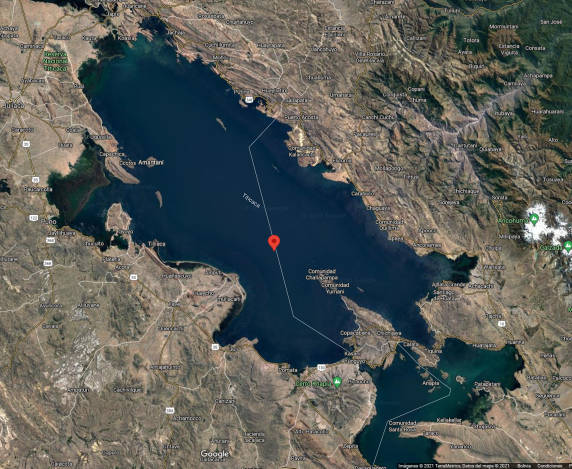
#> input picture lago.png, 1144 x 937 px (shown at 1/2 size)
$ python imag.py
#> lines starting #> are read from the running program, lines starting #| are printed output that depends on the picture; after the words box and inside, x2 and y2 are one past the last pixel; in counts of white or black regions, pixels touching at a corner belong together
# -*- coding: utf-8 -*-
"""
Created on Thu May 20 14:02:58 2021

@author: CEMGAR
"""

import cv2 as cv
import numpy as np
from matplotlib import pyplot as plt

def bordes(imagen):
    M, N = imagen.shape
    #Roberts
    #Kh=([-1, 0], [0, 1])
    #Kv=([0, 1], [-1, 0])

    #   SOBEL
    #Kh=([-1, 0, 1], [-2, 0, 2], [-1, 0, 1])
    #Kv=([-1, -2, -1], [0, 0, 0], [1, 2, 1])
    #Prewit
    Kh=([-1, 0, 1], [-1, 0, 1], [-1, 0, 1])
    Kv=([-1, -1, -1], [0, 0, 0], [1, 1, 1])

    # 10 x 10
   #Kh=([-1, 0, 0, 0, 0, 0, 0, 0, 0, 1], [-1, 0, 0, 0, 0, 0, 0, 0, 0, 1], [-1, 0, 0, 0, 0, 0, 0, 0, 0, 1], [-1, 0, 0, 0, 0, 0, 0, 0, 0, 1], [-1, 0, 0, 0, 0, 0, 0, 0, 0, 1],
   #     [-1, 0, 0, 0, 0, 0, 0, 0, 0, 1], [-1, 0, 0, 0, 0, 0, 0, 0, 0, 1], [-1, 0, 0, 0, 0, 0, 0, 0, 0, 1], [-1, 0, 0, 0, 0, 0, 0, 0, 0, 1], [-1, 0, 0, 0, 0, 0, 0, 0, 0, 1], )
   # Kv=([-1, -1, -1 -1, -1, -1 -1, -1, -1, -1], [0, 0, 0, 0, 0, 0, 0, 0, 0, 0], [0, 0, 0, 0, 0, 0, 0, 0, 0, 0] , [0, 0, 0, 0, 0, 0, 0, 0, 0, 0] , [0, 0, 0, 0, 0, 0, 0, 0, 0, 0],
   #     [0, 0, 0, 0, 0, 0, 0, 0, 0, 0], [0, 0, 0, 0, 0, 0, 0, 0, 0, 0] , [0, 0, 0, 0, 0, 0, 0, 0, 0, 0] , [0, 0, 0, 0, 0, 0, 0, 0, 0, 0], [1, 1, 1, 1, 1, 1, 1, 1, 1, 1])
    x=0
    while(x < M):
        y=0
        while(y < N):
            sx=mulMatriz(imagen, x, y, Kh)
            sy=mulMatriz(imagen, x, y, Kv)

            gx=int(pow((1/(len(Kh)*len(Kv)))*sx,2))
            gy=int(pow((1/(len(Kh)*len(Kv)))*sy,2))
            g=int(pow((gx+gy),1/2))
            imagen[x,y]=g
            y+=1
        x+=1
    plt.imshow(imagen,'gray')
    cv.imwrite('resultado.jpg', imagen)

def mulMatriz(imagen,x,y,mascara):
    s=0
    i=0
    l=len(mascara)
    while(i < l):
        j=0
        while(j < l):
            try:
                s+=imagen[x+i,y+j]*mascara[i][j]
            except:
                s+=0
            j+=1
        i+=1
    return s

img = cv.imread('lago.png',0)
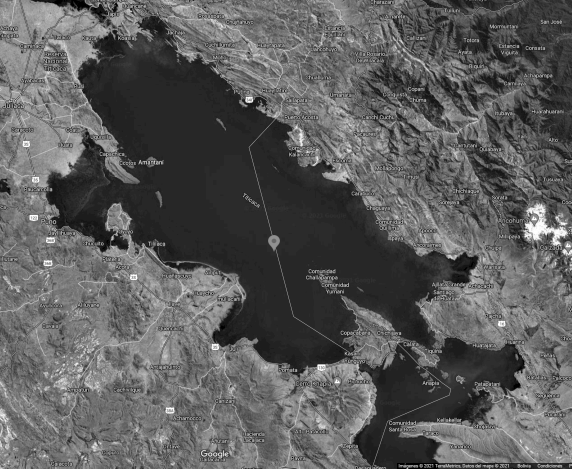
#> img: shape (937, 1144) (shown at 1/2 size); min 0, max 255, mean 92.3
img = img[600:800,720:920]
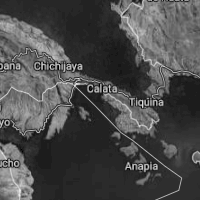
#> img: shape (200, 200); min 0, max 236, mean 75.2
ret,img = cv.threshold(img,127,255,cv.THRESH_BINARY)
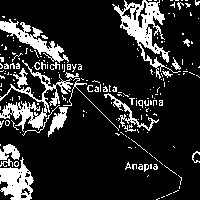
#> img: shape (200, 200); 16.9% white; 208 white regions (185 under 20 px), largest, box (x1, y1, x2, y2) and area: (112, 0, 181, 79) 1437, (0, 60, 73, 136) 1207, (0, 19, 69, 63) 858
#cv.imshow('win',img)
bordes(img)
#> after the loop in bordes, `while(x < M):`:
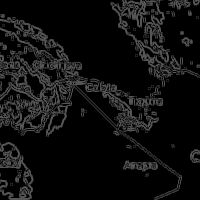
#> imagen: shape (200, 200); min 0, max 89, mean 15.4
